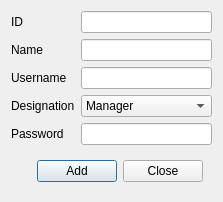
<?xml version="1.0" encoding="UTF-8"?>
<ui version="4.0">
 <class>addStaff</class>
 <widget class="QDialog" name="addStaff">
  <property name="geometry">
   <rect>
    <x>0</x>
    <y>0</y>
    <width>208</width>
    <height>172</height>
   </rect>
  </property>
  <property name="windowTitle">
   <string>Add Staff</string>
  </property>
  <layout class="QVBoxLayout" name="verticalLayout_4">
   <item>
    <layout class="QGridLayout" name="gridLayout">
     <item row="0" column="1">
      <widget class="QLineEdit" name="txtId">
       <property name="styleSheet">
        <string notr="true"/>
       </property>
       <property name="readOnly">
        <bool>false</bool>
       </property>
      </widget>
     </item>
     <item row="4" column="1">
      <widget class="QLineEdit" name="txtPassword"/>
     </item>
     <item row="0" column="0">
      <widget class="QLabel" name="id">
       <property name="text">
        <string>ID</string>
       </property>
      </widget>
     </item>
     <item row="1" column="0">
      <widget class="QLabel" name="name">
       <property name="text">
        <string>Name</string>
       </property>
      </widget>
     </item>
     <item row="1" column="1">
      <widget class="QLineEdit" name="txtName"/>
     </item>
     <item row="3" column="0">
      <widget class="QLabel" name="Category">
       <property name="text">
        <string>Designation</string>
       </property>
      </widget>
     </item>
     <item row="3" column="1">
      <widget class="QComboBox" name="List">
       <item>
        <property name="text">
         <string>Manager</string>
        </property>
       </item>
       <item>
        <property name="text">
         <string>Assistant Manager</string>
        </property>
       </item>
       <item>
        <property name="text">
         <string>Waiter</string>
        </property>
       </item>
       <item>
        <property name="text">
         <string>Chef</string>
        </property>
       </item>
       <item>
        <property name="text">
         <string>Other</string>
        </property>
       </item>
      </widget>
     </item>
     <item row="4" column="0">
      <widget class="QLabel" name="Price">
       <property name="text">
        <string>Password</string>
       </property>
      </widget>
     </item>
     <item row="2" column="0">
      <widget class="QLabel" name="usename">
       <property name="text">
        <string>Username</string>
       </property>
      </widget>
     </item>
     <item row="2" column="1">
      <widget class="QLineEdit" name="txtUsername"/>
     </item>
    </layout>
   </item>
   <item>
    <widget class="QWidget" name="widget_2" native="true">
     <property name="maximumSize">
      <size>
       <width>16777215</width>
       <height>50</height>
      </size>
     </property>
     <layout class="QHBoxLayout" name="horizontalLayout">
      <item>
       <spacer name="horizontalSpacer">
        <property name="orientation">
         <enum>Qt::Horizontal</enum>
        </property>
        <property name="sizeHint" stdset="0">
         <size>
          <width>40</width>
          <height>20</height>
         </size>
        </property>
       </spacer>
      </item>
      <item>
       <widget class="QPushButton" name="btnAdd">
        <property name="text">
         <string>Add</string>
        </property>
       </widget>
      </item>
      <item>
       <widget class="QDialogButtonBox" name="buttonBox">
        <property name="orientation">
         <enum>Qt::Horizontal</enum>
        </property>
        <property name="standardButtons">
         <set>QDialogButtonBox::Close</set>
        </property>
       </widget>
      </item>
     </layout>
    </widget>
   </item>
  </layout>
 </widget>
 <tabstops>
  <tabstop>txtId</tabstop>
  <tabstop>txtName</tabstop>
  <tabstop>txtUsername</tabstop>
  <tabstop>List</tabstop>
  <tabstop>txtPassword</tabstop>
  <tabstop>btnAdd</tabstop>
 </tabstops>
 <resources/>
 <connections/>
</ui>
